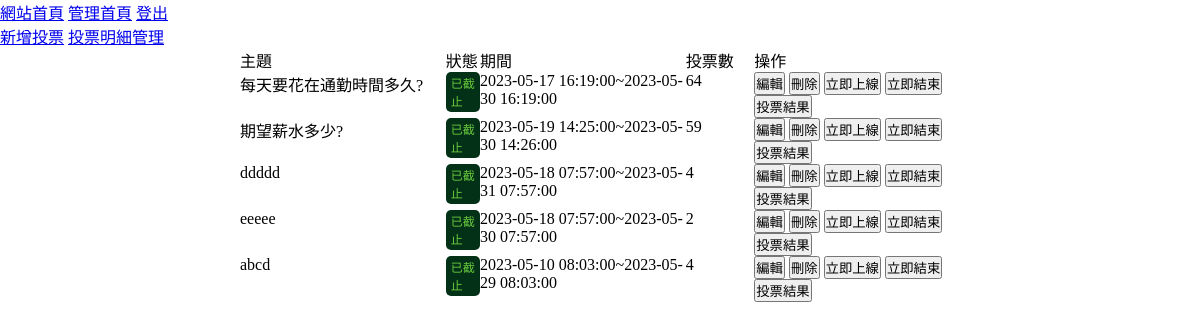
The page /backend.php (signed in) on the database its author committed.
### tables this page shows
CREATE TABLE `topics` (
  `id` int(10) UNSIGNED NOT NULL,
  `subject` text NOT NULL,
  `type` int(1) UNSIGNED NOT NULL,
  `login` tinyint(1) NOT NULL,
  `open_time` datetime NOT NULL,
  `close_time` datetime NOT NULL,
  `created_time` timestamp NOT NULL DEFAULT current_timestamp(),
  `updated_time` timestamp NOT NULL DEFAULT current_timestamp() ON UPDATE current_timestamp()
);

### back/admin.php (the view)
<ul class="topic-list">
    <li class="list-row">
        <div class="list-item-title">主題</div>
        <div class="list-item-title">狀態</div>
        <div class="list-item-title">期間</div>
        <div class="list-item-title">投票數</div>
        <div class="list-item-title">操作</div>
    </li>
    <?php
    $sql = "SELECT `topics`.*,sum(`options`.`total`) as 總計
            FROM `topics`,`options`
            WHERE `topics`.`id`=`options`.`subject_id`
            GROUP BY `topics`.`id`;";
    $rows = $pdo->query($sql)->fetchAll(PDO::FETCH_ASSOC);
    foreach ($rows as $row) {
    ?>
        <li class="list-row">
            <div class="list-item"><?= $row['subject']; ?></div>
            <div class="list-item">
                <?php
                $now = strtotime('now');
                $open = strtotime($row['open_time']);
                $close = strtotime($row['close_time']);
                if ($now < $open) {
                    echo "<div class='await'>未開始</div>";
                } else if ($now >= $open && $now <= $close) {
                    echo "<div class='in-process'>投票中</div>";
                } else {
                    echo "<div class='finish'>已截止</div>";
                }
                ?>
            </div>
            <div class="list-item">
                <?= $row['open_time'] . "~" . $row['close_time']; ?>
            </div>
            <div class="list-item">
                <?= $row['總計'] ?>
            </div>
            <div class="list-item">
                <button onclick="location.href='./backend.php?do=edit_vote&id=<?= $row['id']; ?>'">編輯</button>
                <button onclick="location.href='./back/del_vote.php?id=<?= $row['id']; ?>'">刪除</button>
                <button onclick="location.href='./back/open.php?id=<?= $row['id']; ?>'">立即上線</button>
                <button onclick="location.href='./back/close.php?id=<?= $row['id']; ?>'">立即結束</button>
                <button onclick="location.href='./backend.php?do=result&id=<?= $row['id']; ?>'">投票結果</button>
            </div>
        </li>
    <?php
    }
    ?>
</ul>

### css/style.css (style rules this page uses)
* { box-sizing: border-box; margin: 0; padding: 0; }
.topic-list, .vote-result, .vote-list { list-style-type: none; }
.list-row, .vote-option, .vote-option-title, .vote-subject, .vote-subject-title { display: flex; width: 100%; }
.list-item-title:nth-child(1), .list-item:nth-child(1) { width: 30%; }
.list-item-title:nth-child(2), .list-item:nth-child(2) { width: 5%; }
.list-item-title:nth-child(3), .list-item:nth-child(3) { width: 30%; }
.list-item-title:nth-child(4), .list-item:nth-child(4) { width: 10%; }
.list-item-title:nth-child(5), .list-item:nth-child(5) { width: 30%; }
.finish { padding: 2px 5px; border-radius: 5px; background: rgb(2, 49, 23); color: rgb(106, 202, 61); border: 0; font-size: 12px; }

### rows shown on the page
topics: subject "每天要花在通勤時間多久?", shows "已截止", open_time "2023-05-17 16:19:00", close_time "2023-05-30 16:19:00", 總計 "64"
topics: subject "期望薪水多少?", shows "已截止", open_time "2023-05-19 14:25:00", close_time "2023-05-30 14:26:00", 總計 "59"
topics: subject "ddddd", shows "已截止", open_time "2023-05-18 07:57:00", close_time "2023-05-31 07:57:00", 總計 "4"
topics: subject "eeeee", shows "已截止", open_time "2023-05-18 07:57:00", close_time "2023-05-30 07:57:00", 總計 "2"
topics: subject "abcd", shows "已截止", open_time "2023-05-10 08:03:00", close_time "2023-05-29 08:03:00", 總計 "4"
